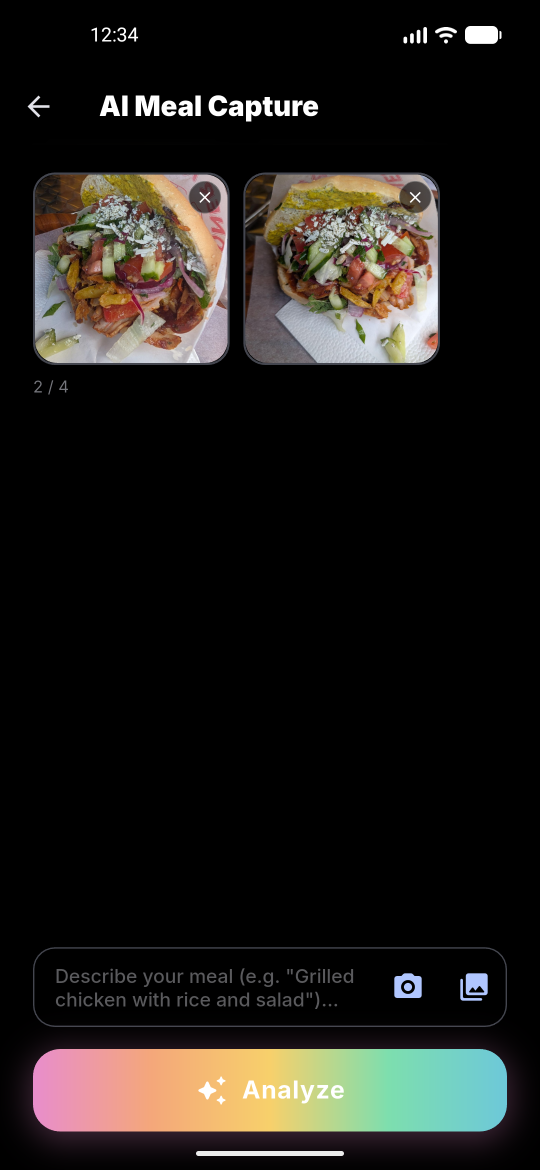
#> input picture assets/screenshots/android/android_ai.png, 1080 x 2340 px (shown at 1/2 size); its folder holds only this picture in this run
$ python generate_store_screenshots.py
#> lines starting #> are read from the running program, lines starting #| are printed output that depends on the picture; after the words box and inside, x2 and y2 are one past the last pixel; in counts of white or black regions, pixels touching at a corner belong together
#!/usr/bin/env python3
"""
Generate polished store screenshot images from raw Android/iOS screenshots.

Expected folder structure next to this script (or under --root):
  android/
    *.png
  ios/
    *.png

Optional config file:
  screenshot_titles.json

If no config exists, built-in title defaults are used for known Train Libre
screenshots.

Usage:
  python generate_store_screenshots.py
  python generate_store_screenshots.py --root .
  python generate_store_screenshots.py --size 1242x2208
  python generate_store_screenshots.py --background '#C6D38B'
  python generate_store_screenshots.py --scale 0.84

Outputs:
  store_output/android/*.png
  store_output/ios/*.png
"""

from __future__ import annotations

import argparse
import json
from pathlib import Path
from typing import Dict, Iterable, Tuple

from PIL import Image, ImageColor, ImageDraw, ImageFilter, ImageFont

DEFAULT_SIZE = (1242, 2208)
DEFAULT_BG = "#C6D38B"
DEFAULT_TEXT = "#FFFFFF"
DEFAULT_SCREENSHOT_SCALE = 0.84
SUPPORTED_EXTS = {".png", ".jpg", ".jpeg", ".webp"}

DEFAULT_TITLES: Dict[str, str] = {
    # iOS screenshots
    "ios_diary": "Track workouts, nutrition, weight and more",
    "ios_recovery_tracker": "Use recovery, pulse, and sleep insights",
    "ios_measurements": "Track body metrics over time",
    "ios_data": "Your data stays under your control",
    "ios_ai": "Log meals with photo and text",
    "ios_nutrition": "Get adaptive nutrition guidance",
    "ios_running_workout": "Run workouts exercise by exercise",
    # common Android names if later added
    "android_diary": "Track workouts, nutrition, weight and more",
    "android_recovery_tracker": "Use recovery, pulse, and sleep insights",
    "android_measurements": "Track body metrics over time",
    "android_data": "Your data stays under your control",
    "android_ai": "Log meals with photo and text",
    "android_nutrition": "Get adaptive nutrition guidance",
    "android_running_workout": "Run workouts exercise by exercise",
}


def parse_args() -> argparse.Namespace:
    parser = argparse.ArgumentParser()
    parser.add_argument("--root", type=Path, default=Path.cwd(), help="Project root containing android/ and ios/")
    parser.add_argument("--config", type=Path, default=None, help="Optional screenshot_titles.json path")
    parser.add_argument("--size", default=f"{DEFAULT_SIZE[0]}x{DEFAULT_SIZE[1]}", help="Output size, e.g. 1242x2208")
    parser.add_argument("--background", default=DEFAULT_BG, help="Canvas background color")
    parser.add_argument("--text-color", default=DEFAULT_TEXT, help="Headline color")
    parser.add_argument("--scale", type=float, default=DEFAULT_SCREENSHOT_SCALE, help="Max screenshot height ratio, e.g. 0.84")
    parser.add_argument("--output", type=Path, default=None, help="Output directory (default: <root>/store_output)")
    return parser.parse_args()


def parse_size(spec: str) -> Tuple[int, int]:
    try:
        w, h = spec.lower().split("x", 1)
        return int(w), int(h)
    except Exception as exc:
        raise SystemExit(f"Invalid --size '{spec}', expected WIDTHxHEIGHT") from exc


def load_config(path: Path | None) -> dict:
    if path is None:
        return {}
    if not path.exists():
        raise SystemExit(f"Config not found: {path}")
    return json.loads(path.read_text(encoding="utf-8"))


def find_font(preferred: Iterable[str], size: int) -> ImageFont.FreeTypeFont | ImageFont.ImageFont:
    for name in preferred:
        try:
            return ImageFont.truetype(name, size=size)
        except OSError:
            continue
    return ImageFont.load_default()


def fit_text(draw: ImageDraw.ImageDraw, text: str, max_width: int, font_names: Iterable[str], max_size: int, min_size: int = 36) -> Tuple[ImageFont.ImageFont, list[str]]:
    for size in range(max_size, min_size - 1, -2):
        font = find_font(font_names, size)
        wrapped = wrap_text(draw, text, font, max_width)
        widths = [draw.textbbox((0, 0), line, font=font)[2] for line in wrapped]
        if widths and max(widths) <= max_width and len(wrapped) <= 3:
            return font, wrapped
    font = find_font(font_names, min_size)
    return font, wrap_text(draw, text, font, max_width)


def wrap_text(draw: ImageDraw.ImageDraw, text: str, font: ImageFont.ImageFont, max_width: int) -> list[str]:
    words = text.split()
    if not words:
        return [""]
    lines: list[str] = []
    current = words[0]
    for word in words[1:]:
        candidate = f"{current} {word}"
        bbox = draw.textbbox((0, 0), candidate, font=font)
        if bbox[2] <= max_width:
            current = candidate
        else:
            lines.append(current)
            current = word
    lines.append(current)
    return lines


def rounded_mask(size: Tuple[int, int], radius: int) -> Image.Image:
    mask = Image.new("L", size, 0)
    draw = ImageDraw.Draw(mask)
    draw.rounded_rectangle((0, 0, size[0], size[1]), radius=radius, fill=255)
    return mask


def add_shadow(base: Image.Image, box: Tuple[int, int, int, int], radius: int = 28, offset: Tuple[int, int] = (0, 22), opacity: int = 105) -> None:
    shadow = Image.new("RGBA", base.size, (0, 0, 0, 0))
    draw = ImageDraw.Draw(shadow)
    x0, y0, x1, y1 = box
    ox, oy = offset
    draw.rounded_rectangle((x0 + ox, y0 + oy, x1 + ox, y1 + oy), radius=radius, fill=(0, 0, 0, opacity))
    shadow = shadow.filter(ImageFilter.GaussianBlur(26))
    base.alpha_composite(shadow)


def compose_image(screenshot_path: Path, out_path: Path, title: str, size: Tuple[int, int], bg: str, text_color: str, screenshot_scale: float) -> None:
#> called with title = 'Log meals with photo and text', size = (1242, 2208), bg = '#C6D38B', text_color = '#FFFFFF', screenshot_scale = 0.84
    canvas = Image.new("RGBA", size, ImageColor.getrgb(bg) + (255,))
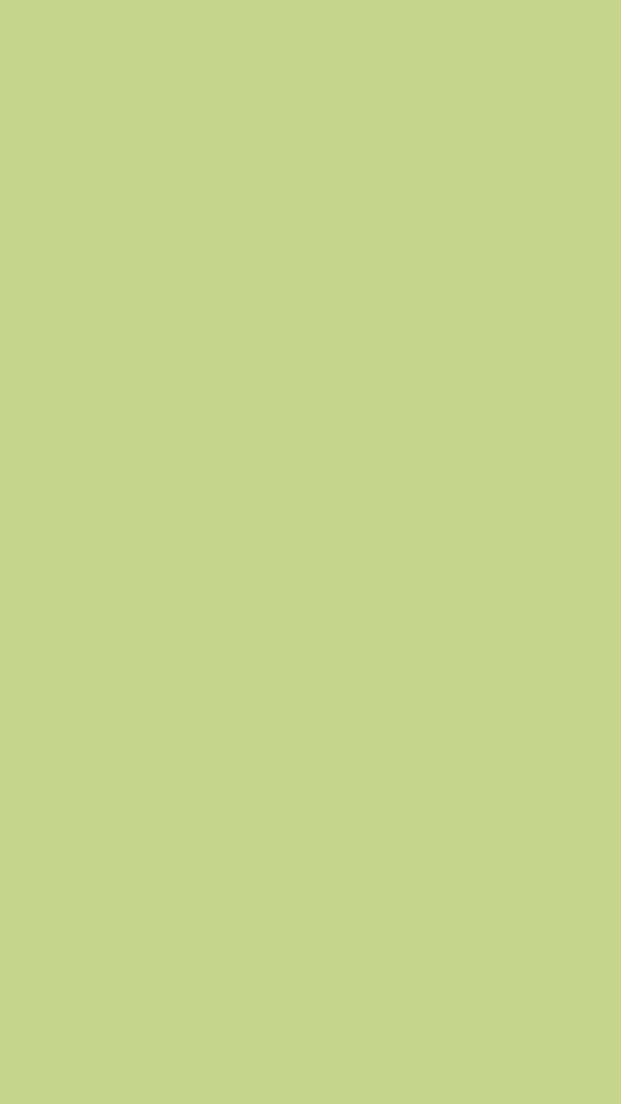
#> canvas: PIL image 1242x2208 RGBA (shown at 1/2 size); mean R, G, B, A 198, 211, 139, 255
    draw = ImageDraw.Draw(canvas)
    width, height = size

    title_max_width = int(width * 0.82)
    title_font, title_lines = fit_text(
        draw,
        title,
        title_max_width,
        font_names=["Georgia Bold", "Georgia", "DejaVuSerif-Bold.ttf", "DejaVuSerif.ttf"],
        max_size=int(width * 0.055),
        min_size=36,
    )
#> title_lines = ['Log meals with photo and', 'text']

    top_margin = int(height * 0.05)
    line_gap = int(title_font.size * 0.18) if hasattr(title_font, "size") else 10
#> line_gap = 12
    title_height = 0
    for line in title_lines:
        bbox = draw.textbbox((0, 0), line, font=title_font)
        title_height += (bbox[3] - bbox[1])
#> this loop made 2 passes
#> (line, bbox, title_height) on passes 1 to 2: ('Log meals with photo and', (0, 12, 880, 78), 66), ('text', (0, 16, 134, 65), 115)
#> after the loop, title_height = 115
    title_height += line_gap * (len(title_lines) - 1)
#> title_height = 127

    y = top_margin
    for line in title_lines:
        bbox = draw.textbbox((0, 0), line, font=title_font)
        text_w = bbox[2] - bbox[0]
        text_h = bbox[3] - bbox[1]
        draw.text(((width - text_w) / 2, y), line, font=title_font, fill=text_color)
        y += text_h + line_gap
#> this loop made 2 passes
#> (line, bbox, text_w, text_h, y) on passes 1 to 2: ('Log meals with photo and', (0, 12, 880, 78), 880, 66, 188), ('text', (0, 16, 134, 65), 134, 49, 249)
#> after the loop, y = 249

    screenshot = Image.open(screenshot_path).convert("RGBA")
#> screenshot is the input picture: PIL image 1080x2340 RGBA; mean R, G, B, A 31.4, 28.8, 25.1, 255
    max_h = int(height * screenshot_scale)
    max_w = int(width * 0.80)
    scale = min(max_w / screenshot.width, max_h / screenshot.height)
#> scale = 0.792
    new_size = (max(1, int(screenshot.width * scale)), max(1, int(screenshot.height * scale)))
#> new_size = (855, 1854)
    screenshot = screenshot.resize(new_size, Image.Resampling.LANCZOS)
#> screenshot: PIL image 855x1854 RGBA

    radius = max(24, int(min(new_size) * 0.06))
#> radius = 51
    mask = rounded_mask(new_size, radius)
#> in rounded_mask, `mask = Image.new("L", size, 0)`: mask: PIL image 855x1854 L; every value is 0
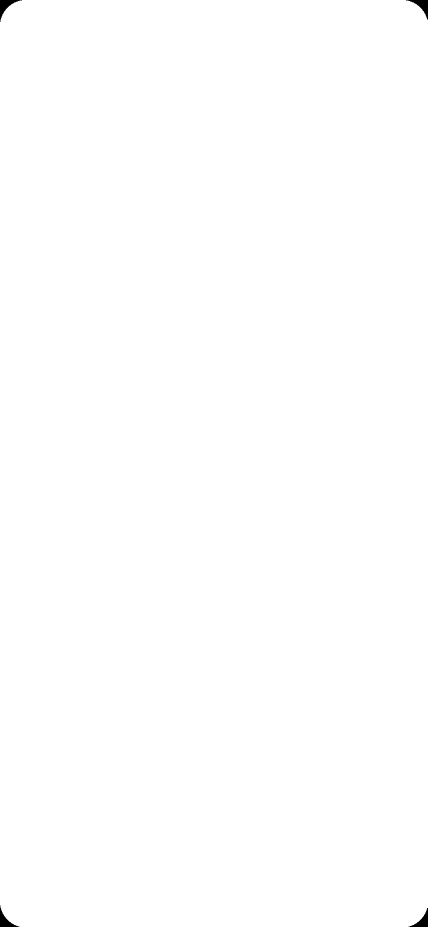
#> mask: PIL image 855x1854 L (shown at 1/2 size); 99.9% white; 4 black regions, box (x1, y1, x2, y2) and area: (0, 0, 44, 44) 573, (812, 0, 855, 39) 529, (0, 1811, 39, 1854) 529, (817, 1816, 855, 1854) 486
    rounded = Image.new("RGBA", new_size, (0, 0, 0, 0))
#> rounded: PIL image 855x1854 RGBA; every value is 0
    rounded.paste(screenshot, (0, 0), mask)

    shot_x = (width - new_size[0]) // 2
#> shot_x = 193
    available_top = top_margin + title_height + int(height * 0.03)
#> available_top = 303
    shot_y = max(available_top, (height - new_size[1]) // 2 + int(height * 0.035))
#> shot_y = 303
    box = (shot_x, shot_y, shot_x + new_size[0], shot_y + new_size[1])
#> box = (193, 303, 1048, 2157)
    add_shadow(canvas, box, radius=radius)
#> in add_shadow, `shadow = Image.new("RGBA", base.size, (0, 0, 0, 0))`: shadow: PIL image 1242x2208 RGBA; every value is 0
#> in add_shadow, `x0, y0, x1, y1 = box`: x0 = 193; y0 = 303; x1 = 1048; y1 = 2157
#> in add_shadow, `shadow = shadow.filter(ImageFilter.GaussianBlur(26))`:
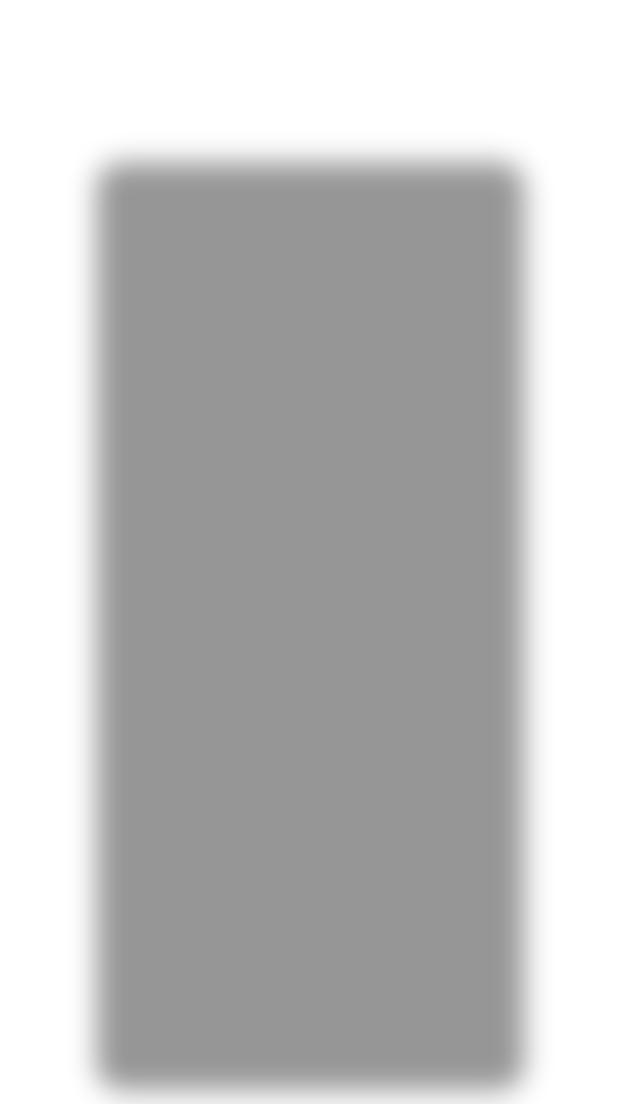
#> shadow: PIL image 1242x2208 RGBA (shown at 1/2 size); mean R, G, B, A 0, 0, 0, 60.7; transparent parts drawn white
#> in add_shadow, `base.alpha_composite(shadow)`:
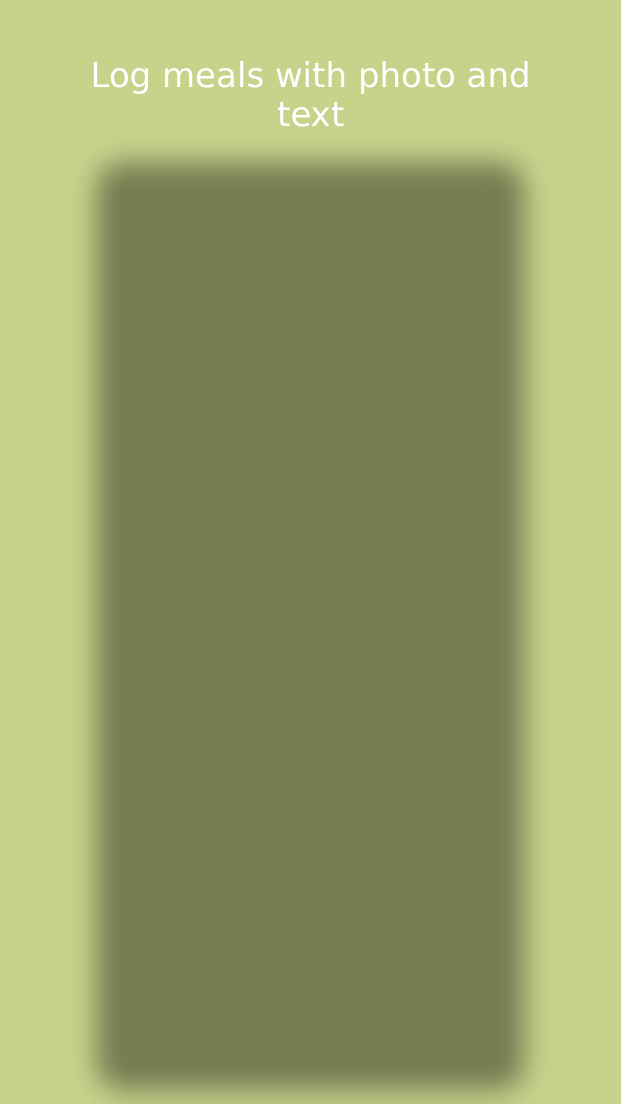
#> base: PIL image 1242x2208 RGBA (shown at 1/2 size); mean R, G, B, A 151, 161, 106.6, 255
    canvas.alpha_composite(rounded, (shot_x, shot_y))
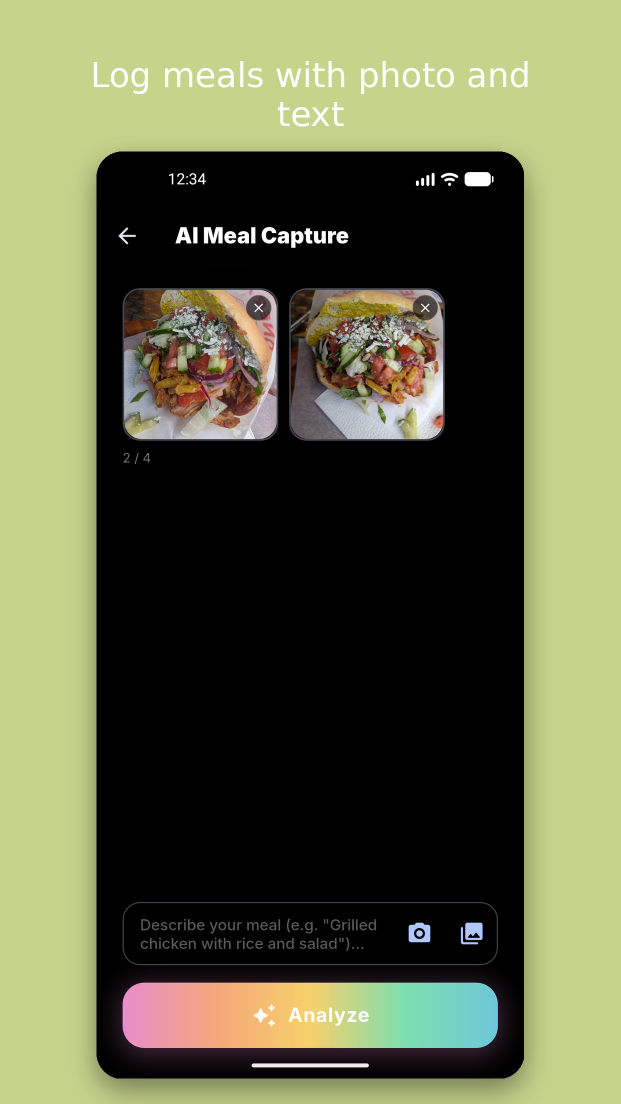
#> canvas: PIL image 1242x2208 RGBA (shown at 1/2 size); mean R, G, B, A 100.3, 104.1, 72.5, 255

    out_path.parent.mkdir(parents=True, exist_ok=True)
    canvas.convert("RGB").save(out_path, quality=95)


def infer_title(stem: str) -> str:
    if stem in DEFAULT_TITLES:
        return DEFAULT_TITLES[stem]
    stem = stem.replace("_", " ").replace("-", " ")
    return stem.title()


def main() -> None:
    args = parse_args()
    size = parse_size(args.size)
    config_path = args.config or (args.root / "screenshot_titles.json")
    config = load_config(config_path) if config_path.exists() else {}
    titles: Dict[str, str] = {**DEFAULT_TITLES, **config.get("titles", {})}
    defaults = config.get("defaults", {})
    bg = defaults.get("background", args.background)
    text_color = defaults.get("text_color", args.text_color)
    screenshot_scale = float(defaults.get("screenshot_scale", args.scale))
    output_root = args.output or (args.root / "store_output")

    found_any = False
    for platform in ("android", "ios"):
        src_dir = args.root / platform
        if not src_dir.exists():
            continue
        for path in sorted(src_dir.iterdir()):
            if path.is_file() and path.suffix.lower() in SUPPORTED_EXTS:
                found_any = True
                title = titles.get(path.stem, infer_title(path.stem))
                out_path = output_root / platform / path.name
                compose_image(path, out_path, title, size, bg, text_color, screenshot_scale)
                print(f"Generated: {out_path.relative_to(output_root.parent)}")

    if not found_any:
        raise SystemExit("No screenshots found in ./android or ./ios")


if __name__ == "__main__":
    main()
